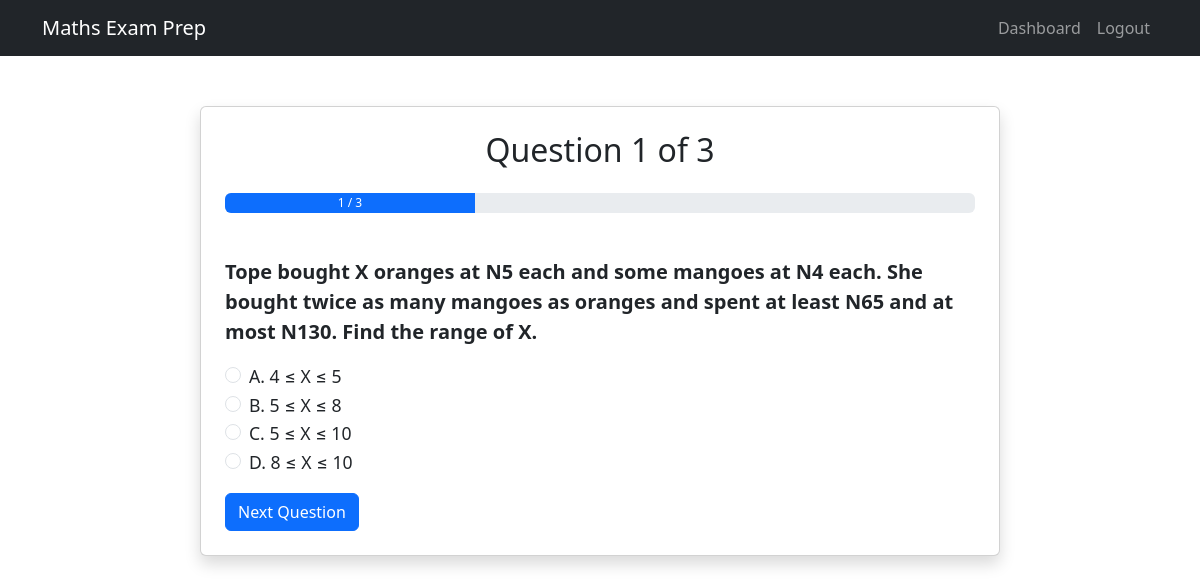
Page /quiz (signed in) on the committed database.
### app/models.py (models this page shows, shortened)
class Question(db.Model):
    id = db.Column(db.Integer, primary_key=True)
    topic = db.Column(db.String(100), nullable=False)
    difficulty = db.Column(db.Integer, nullable=False)
    question_text = db.Column(db.Text, nullable=False)
    option_a = db.Column(db.String(100), nullable=False)
    option_b = db.Column(db.String(100), nullable=False)
    option_c = db.Column(db.String(100), nullable=False)
    option_d = db.Column(db.String(100), nullable=False)
    correct_option = db.Column(db.String(10), nullable=False)  # correct_option = db.Column(db.String(10), nullable=False)  # Changed from db.String(1)
    explanation = db.Column(db.Text, nullable=True)

### app/routes.py (the view, shortened to what this page needs)
@app.route('/quiz', methods=['GET', 'POST'])
@login_required
def quiz():
    if 'quiz_questions' not in session:
        responses = UserResponse.query.filter_by(user_id=current_user.id).all()
        topic_stats = {}
        for r in responses:
            topic = r.question.topic
            if topic not in topic_stats:
                topic_stats[topic] = {'correct': 0, 'total': 0}
            topic_stats[topic]['total'] += 1
            if r.is_correct:
                topic_stats[topic]['correct'] += 1
        all_questions = Question.query.all()
        if len(all_questions) < 3:
            flash('Not enough questions available. Please add more questions.', 'warning')
            return redirect(url_for('home'))
        if topic_stats:
            weakest_topic = min(topic_stats, key=lambda t: topic_stats[t]['correct'] / max(1, topic_stats[t]['total']))
            candidates = [q for q in all_questions if q.topic == weakest_topic]
            if len(candidates) >= 3:
                selected_questions = random.sample(candidates, 3)
            else:
                remaining = [q for q in all_questions if q not in candidates]
                selected_questions = candidates + random.sample(remaining, 3 - len(candidates))
        else:
            selected_questions = random.sample(all_questions, 3)
        session['quiz_questions'] = [q.id for q in selected_questions]
        session['current_question'] = 0
        session['score'] = 0
    current_idx = session['current_question']
    question = Question.query.get(session['quiz_questions'][current_idx])
    form = QuizForm()
    return render_template('quiz.html', question=question, form=form, current=current_idx + 1, total=len(session['quiz_questions']))

### app/routes.py
class QuizForm(FlaskForm):
    answer = RadioField('Answer', choices=[('A', 'A'), ('B', 'B'), ('C', 'C'), ('D', 'D')], validators=[DataRequired()])
    submit = SubmitField('Next')

### app/models.py (called while the page is built)
@login_manager.user_loader
def load_user(user_id):
    return User.query.get(int(user_id))

### app/templates/quiz.html (shortened to what this page needs)
<!DOCTYPE html>
<html lang="en">
<head>
    <link href="https://cdn.jsdelivr.net/npm/bootstrap@5.3.3/dist/css/bootstrap.min.css" rel="stylesheet">
</head>
<body>
    <nav class="navbar navbar-expand-lg navbar-dark bg-dark">
        <div class="container">
            <a class="navbar-brand" href="{{ url_for('home') }}">Maths Exam Prep</a>
            <div class="collapse navbar-collapse" id="navbarNav">
                <ul class="navbar-nav ms-auto">
                    <li class="nav-item">
                        <a class="nav-link" href="{{ url_for('dashboard') }}">Dashboard</a>
                    </li>
                    <li class="nav-item">
                        <a class="nav-link" href="{{ url_for('logout') }}">Logout</a>
                    </li>
                </ul>
            </div>
        </div>
    </nav>
    <div class="container">
        <div class="card quiz-card p-4 shadow">
            <h2 class="text-center mb-4">Question {{ current }} of {{ total }}</h2>
            <div class="progress">
                <div class="progress-bar" role="progressbar" style="width: {{ (current / total * 100) }}%;"
                     aria-valuenow="{{ (current / total * 100) }}" aria-valuemin="0" aria-valuemax="100">
                    {{ current }} / {{ total }}
                </div>
            </div>
            <form method="POST" class="mt-4">
                <p class="question-text">{{ question.question_text }}</p>
                <div class="form-check">
                    <input type="radio" name="answer" value="A" class="form-check-input" id="option_a" required>
                    <label class="form-check-label option-label" for="option_a">A. {{ question.option_a }}</label>
                </div>
                <div class="form-check">
                    <input type="radio" name="answer" value="B" class="form-check-input" id="option_b" required>
                    <label class="form-check-label option-label" for="option_b">B. {{ question.option_b }}</label>
                </div>
                <div class="form-check">
                    <input type="radio" name="answer" value="C" class="form-check-input" id="option_c" required>
                    <label class="form-check-label option-label" for="option_c">C. {{ question.option_c }}</label>
                </div>
                <div class="form-check">
                    <input type="radio" name="answer" value="D" class="form-check-input" id="option_d" required>
                    <label class="form-check-label option-label" for="option_d">D. {{ question.option_d }}</label>
                </div>
                <button type="submit" class="btn btn-primary mt-3">Next Question</button>
            </form>
        </div>
    </div>
</body>
</html>

### app/templates/quiz.html (style rules this page uses)
.quiz-card { max-width: 800px; margin: 50px auto; }
.question-text { font-size: 1.25rem; font-weight: bold; }
.option-label { font-size: 1.1rem; }
.progress { height: 20px; margin-bottom: 20px; }

### rows in the picture
Question: question_text "Tope bought X oranges at N5 each and some mangoes at N4 each. She bought twice as many mangoes as oranges and spent at least N65 and at most N130. Find the range of X.", option_a "4 ≤ X ≤ 5", option_b "5 ≤ X ≤ 8", option_c "5 ≤ X ≤ 10", option_d "8 ≤ X ≤ 10"

### other values in the picture
{{ current }} "1"
{{ total }} "3"
